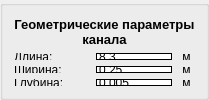
            <widget class="QGroupBox" name="groupBox_2">
             <property name="styleSheet">
              <string notr="true">QGroupBox#groupBox_2{
border: 2px solid #000000;
background-color: rgb(207, 255, 255);
border-radius: 20px;
}</string>
             </property>
             <property name="title">
              <string/>
             </property>
             <layout class="QGridLayout" name="gridLayout">
              <item row="0" column="0">
               <widget class="QLabel" name="label_2">
                <property name="font">
                 <font>
                  <pointsize>10</pointsize>
                  <weight>75</weight>
                  <bold>true</bold>
                 </font>
                </property>
                <property name="text">
                 <string>Геометрические параметры
канала</string>
                </property>
                <property name="alignment">
                 <set>Qt::AlignCenter</set>
                </property>
               </widget>
              </item>
              <item row="1" column="0">
               <layout class="QHBoxLayout" name="horizontalLayout" stretch="45,45,10">
                <item>
                 <widget class="QLabel" name="label_3">
                  <property name="sizePolicy">
                   <sizepolicy hsizetype="Ignored" vsizetype="Ignored">
                    <horstretch>0</horstretch>
                    <verstretch>0</verstretch>
                   </sizepolicy>
                  </property>
                  <property name="font">
                   <font>
                    <pointsize>9</pointsize>
                   </font>
                  </property>
                  <property name="text">
                   <string>Длина:</string>
                  </property>
                 </widget>
                </item>
                <item>
                 <widget class="QLineEdit" name="lineEdit">
                  <property name="sizePolicy">
                   <sizepolicy hsizetype="Expanding" vsizetype="Ignored">
                    <horstretch>0</horstretch>
                    <verstretch>0</verstretch>
                   </sizepolicy>
                  </property>
                  <property name="styleSheet">
                   <string notr="true">QLineEdit{
	
	background-color: rgb(255, 255, 255);
border: 1px solid #000000;
}</string>
                  </property>
                  <property name="text">
                   <string>8.3</string>
                  </property>
                 </widget>
                </item>
                <item>
                 <widget class="QLabel" name="label_4">
                  <property name="sizePolicy">
                   <sizepolicy hsizetype="Ignored" vsizetype="Ignored">
                    <horstretch>0</horstretch>
                    <verstretch>0</verstretch>
                   </sizepolicy>
                  </property>
                  <property name="font">
                   <font>
                    <pointsize>9</pointsize>
                   </font>
                  </property>
                  <property name="text">
                   <string>м</string>
                  </property>
                  <property name="alignment">
                   <set>Qt::AlignCenter</set>
                  </property>
                 </widget>
                </item>
               </layout>
              </item>
              <item row="2" column="0">
               <layout class="QHBoxLayout" name="horizontalLayout_2" stretch="45,45,10">
                <item>
                 <widget class="QLabel" name="label_5">
                  <property name="sizePolicy">
                   <sizepolicy hsizetype="Ignored" vsizetype="Ignored">
                    <horstretch>0</horstretch>
                    <verstretch>0</verstretch>
                   </sizepolicy>
                  </property>
                  <property name="font">
                   <font>
                    <pointsize>9</pointsize>
                   </font>
                  </property>
                  <property name="text">
                   <string>Ширина:</string>
                  </property>
                 </widget>
                </item>
                <item>
                 <widget class="QLineEdit" name="lineEdit_2">
                  <property name="sizePolicy">
                   <sizepolicy hsizetype="Expanding" vsizetype="Ignored">
                    <horstretch>0</horstretch>
                    <verstretch>0</verstretch>
                   </sizepolicy>
                  </property>
                  <property name="styleSheet">
                   <string notr="true">QLineEdit{
	
	background-color: rgb(255, 255, 255);
border: 1px solid #000000;
}</string>
                  </property>
                  <property name="text">
                   <string>0.25</string>
                  </property>
                 </widget>
                </item>
                <item>
                 <widget class="QLabel" name="label_6">
                  <property name="sizePolicy">
                   <sizepolicy hsizetype="Ignored" vsizetype="Ignored">
                    <horstretch>0</horstretch>
                    <verstretch>0</verstretch>
                   </sizepolicy>
                  </property>
                  <property name="font">
                   <font>
                    <pointsize>9</pointsize>
                   </font>
                  </property>
                  <property name="text">
                   <string>м</string>
                  </property>
                  <property name="alignment">
                   <set>Qt::AlignCenter</set>
                  </property>
                 </widget>
                </item>
               </layout>
              </item>
              <item row="3" column="0">
               <layout class="QHBoxLayout" name="horizontalLayout_3" stretch="45,45,10">
                <item>
                 <widget class="QLabel" name="label_7">
                  <property name="sizePolicy">
                   <sizepolicy hsizetype="Ignored" vsizetype="Ignored">
                    <horstretch>0</horstretch>
                    <verstretch>0</verstretch>
                   </sizepolicy>
                  </property>
                  <property name="font">
                   <font>
                    <pointsize>9</pointsize>
                   </font>
                  </property>
                  <property name="text">
                   <string>Глубина:</string>
                  </property>
                 </widget>
                </item>
                <item>
                 <widget class="QLineEdit" name="lineEdit_3">
                  <property name="sizePolicy">
                   <sizepolicy hsizetype="Expanding" vsizetype="Ignored">
                    <horstretch>0</horstretch>
                    <verstretch>0</verstretch>
                   </sizepolicy>
                  </property>
                  <property name="styleSheet">
                   <string notr="true">QLineEdit{
	
	background-color: rgb(255, 255, 255);
border: 1px solid #000000;
}</string>
                  </property>
                  <property name="text">
                   <string>0.005</string>
                  </property>
                 </widget>
                </item>
                <item>
                 <widget class="QLabel" name="label_8">
                  <property name="sizePolicy">
                   <sizepolicy hsizetype="Ignored" vsizetype="Ignored">
                    <horstretch>0</horstretch>
                    <verstretch>0</verstretch>
                   </sizepolicy>
                  </property>
                  <property name="font">
                   <font>
                    <pointsize>9</pointsize>
                   </font>
                  </property>
                  <property name="text">
                   <string>м</string>
                  </property>
                  <property name="alignment">
                   <set>Qt::AlignCenter</set>
                  </property>
                 </widget>
                </item>
               </layout>
              </item>
             </layout>
            </widget>
